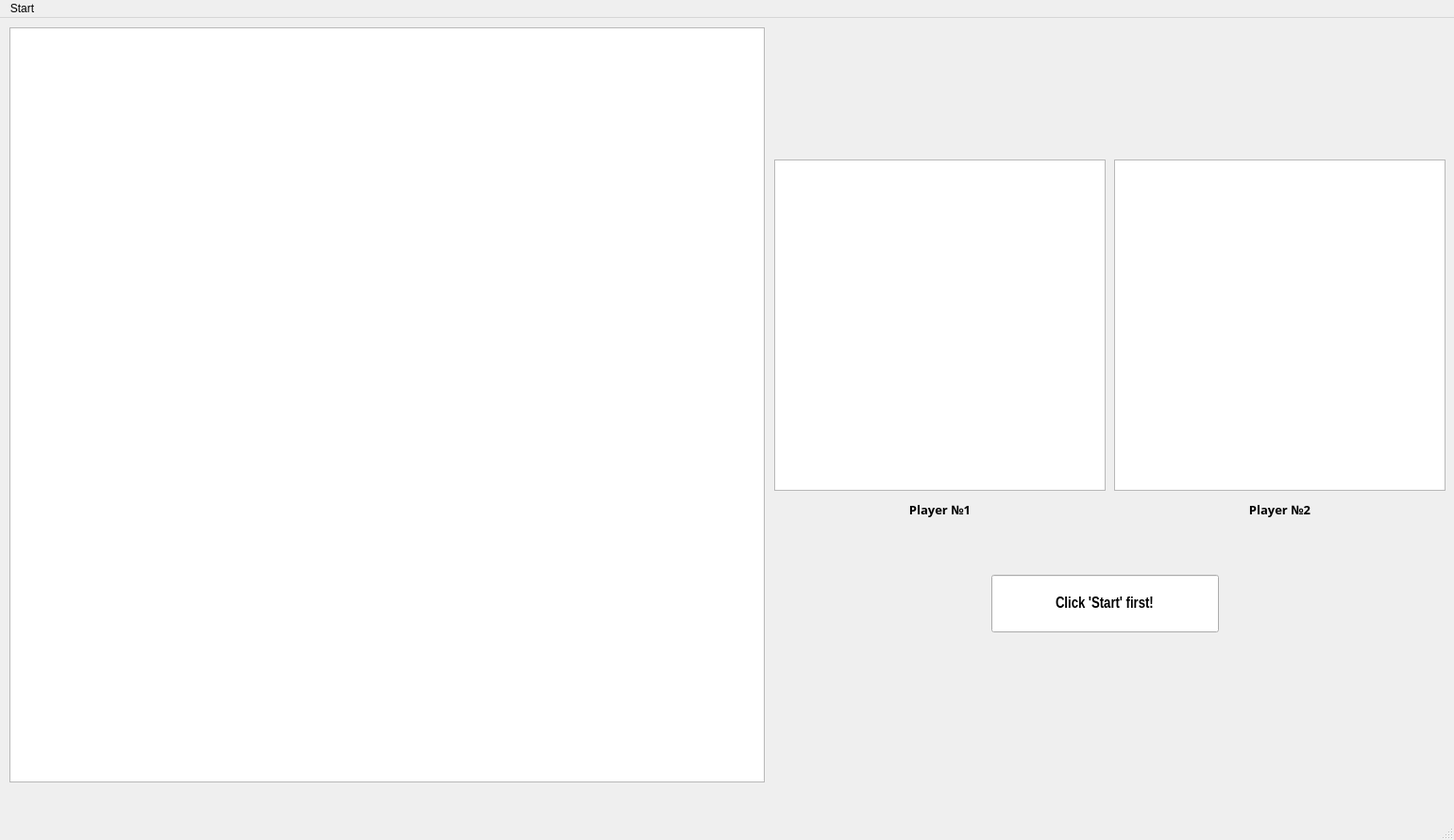
<?xml version="1.0" encoding="UTF-8"?>
<ui version="4.0">
 <class>MainWindow</class>
 <widget class="QMainWindow" name="MainWindow">
  <property name="geometry">
   <rect>
    <x>0</x>
    <y>0</y>
    <width>1540</width>
    <height>890</height>
   </rect>
  </property>
  <property name="minimumSize">
   <size>
    <width>1540</width>
    <height>890</height>
   </size>
  </property>
  <property name="windowTitle">
   <string>Chess Game</string>
  </property>
  <property name="windowIcon">
   <iconset resource="../Arch/resources/resources.qrc">
    <normaloff>:/pieces/yellow/k</normaloff>:/pieces/yellow/k</iconset>
  </property>
  <widget class="QWidget" name="centralwidget">
   <widget class="QGraphicsView" name="board">
    <property name="geometry">
     <rect>
      <x>10</x>
      <y>10</y>
      <width>800</width>
      <height>800</height>
     </rect>
    </property>
    <property name="sizePolicy">
     <sizepolicy hsizetype="Fixed" vsizetype="Fixed">
      <horstretch>0</horstretch>
      <verstretch>0</verstretch>
     </sizepolicy>
    </property>
    <property name="font">
     <font>
      <stylestrategy>NoAntialias</stylestrategy>
     </font>
    </property>
    <property name="autoFillBackground">
     <bool>false</bool>
    </property>
    <property name="verticalScrollBarPolicy">
     <enum>Qt::ScrollBarAlwaysOff</enum>
    </property>
    <property name="horizontalScrollBarPolicy">
     <enum>Qt::ScrollBarAlwaysOff</enum>
    </property>
    <property name="sizeAdjustPolicy">
     <enum>QAbstractScrollArea::AdjustIgnored</enum>
    </property>
    <property name="backgroundBrush">
     <brush brushstyle="NoBrush">
      <color alpha="255">
       <red>0</red>
       <green>0</green>
       <blue>0</blue>
      </color>
     </brush>
    </property>
   </widget>
   <widget class="QGraphicsView" name="clock1">
    <property name="geometry">
     <rect>
      <x>820</x>
      <y>150</y>
      <width>351</width>
      <height>351</height>
     </rect>
    </property>
    <property name="sizePolicy">
     <sizepolicy hsizetype="Fixed" vsizetype="Fixed">
      <horstretch>0</horstretch>
      <verstretch>0</verstretch>
     </sizepolicy>
    </property>
    <property name="cursor" stdset="0">
     <cursorShape>PointingHandCursor</cursorShape>
    </property>
    <property name="verticalScrollBarPolicy">
     <enum>Qt::ScrollBarAlwaysOff</enum>
    </property>
    <property name="horizontalScrollBarPolicy">
     <enum>Qt::ScrollBarAlwaysOff</enum>
    </property>
    <property name="sizeAdjustPolicy">
     <enum>QAbstractScrollArea::AdjustToContents</enum>
    </property>
   </widget>
   <widget class="QGraphicsView" name="clock2">
    <property name="geometry">
     <rect>
      <x>1180</x>
      <y>150</y>
      <width>351</width>
      <height>351</height>
     </rect>
    </property>
    <property name="sizePolicy">
     <sizepolicy hsizetype="Fixed" vsizetype="Fixed">
      <horstretch>0</horstretch>
      <verstretch>0</verstretch>
     </sizepolicy>
    </property>
    <property name="cursor" stdset="0">
     <cursorShape>PointingHandCursor</cursorShape>
    </property>
    <property name="verticalScrollBarPolicy">
     <enum>Qt::ScrollBarAlwaysOff</enum>
    </property>
    <property name="horizontalScrollBarPolicy">
     <enum>Qt::ScrollBarAlwaysOff</enum>
    </property>
    <property name="sizeAdjustPolicy">
     <enum>QAbstractScrollArea::AdjustToContents</enum>
    </property>
    <property name="backgroundBrush">
     <brush brushstyle="NoBrush">
      <color alpha="255">
       <red>0</red>
       <green>0</green>
       <blue>0</blue>
      </color>
     </brush>
    </property>
   </widget>
   <widget class="QLineEdit" name="input">
    <property name="geometry">
     <rect>
      <x>1050</x>
      <y>590</y>
      <width>241</width>
      <height>61</height>
     </rect>
    </property>
    <property name="sizePolicy">
     <sizepolicy hsizetype="Fixed" vsizetype="Fixed">
      <horstretch>0</horstretch>
      <verstretch>0</verstretch>
     </sizepolicy>
    </property>
    <property name="font">
     <font>
      <family>Arial Narrow</family>
      <pointsize>12</pointsize>
      <weight>75</weight>
      <italic>false</italic>
      <bold>true</bold>
      <underline>false</underline>
     </font>
    </property>
    <property name="inputMask">
     <string/>
    </property>
    <property name="text">
     <string>Click 'Start' first!</string>
    </property>
    <property name="alignment">
     <set>Qt::AlignCenter</set>
    </property>
    <property name="readOnly">
     <bool>true</bool>
    </property>
    <property name="placeholderText">
     <string/>
    </property>
   </widget>
   <widget class="QLabel" name="label1">
    <property name="geometry">
     <rect>
      <x>820</x>
      <y>500</y>
      <width>351</width>
      <height>41</height>
     </rect>
    </property>
    <property name="sizePolicy">
     <sizepolicy hsizetype="Fixed" vsizetype="Fixed">
      <horstretch>0</horstretch>
      <verstretch>0</verstretch>
     </sizepolicy>
    </property>
    <property name="font">
     <font>
      <family>Gadugi</family>
      <pointsize>10</pointsize>
      <weight>75</weight>
      <bold>true</bold>
     </font>
    </property>
    <property name="text">
     <string>Player №1</string>
    </property>
    <property name="alignment">
     <set>Qt::AlignCenter</set>
    </property>
   </widget>
   <widget class="QLabel" name="label2">
    <property name="geometry">
     <rect>
      <x>1180</x>
      <y>500</y>
      <width>351</width>
      <height>41</height>
     </rect>
    </property>
    <property name="sizePolicy">
     <sizepolicy hsizetype="Fixed" vsizetype="Fixed">
      <horstretch>0</horstretch>
      <verstretch>0</verstretch>
     </sizepolicy>
    </property>
    <property name="font">
     <font>
      <family>Gadugi</family>
      <pointsize>10</pointsize>
      <weight>75</weight>
      <bold>true</bold>
     </font>
    </property>
    <property name="text">
     <string>Player №2</string>
    </property>
    <property name="alignment">
     <set>Qt::AlignCenter</set>
    </property>
   </widget>
   <widget class="QLabel" name="errors">
    <property name="geometry">
     <rect>
      <x>820</x>
      <y>660</y>
      <width>701</width>
      <height>91</height>
     </rect>
    </property>
    <property name="sizePolicy">
     <sizepolicy hsizetype="Fixed" vsizetype="Fixed">
      <horstretch>0</horstretch>
      <verstretch>0</verstretch>
     </sizepolicy>
    </property>
    <property name="styleSheet">
     <string notr="true">color: rgb(227, 11, 92)</string>
    </property>
    <property name="inputMethodHints">
     <set>Qt::ImhNone</set>
    </property>
    <property name="text">
     <string/>
    </property>
    <property name="textFormat">
     <enum>Qt::PlainText</enum>
    </property>
    <property name="scaledContents">
     <bool>false</bool>
    </property>
    <property name="alignment">
     <set>Qt::AlignHCenter|Qt::AlignTop</set>
    </property>
    <property name="wordWrap">
     <bool>true</bool>
    </property>
    <property name="textInteractionFlags">
     <set>Qt::TextSelectableByMouse</set>
    </property>
   </widget>
  </widget>
  <widget class="QMenuBar" name="menubar">
   <property name="geometry">
    <rect>
     <x>0</x>
     <y>0</y>
     <width>1540</width>
     <height>22</height>
    </rect>
   </property>
   <widget class="QMenu" name="options">
    <property name="title">
     <string>Start</string>
    </property>
    <addaction name="startGame"/>
   </widget>
   <addaction name="options"/>
  </widget>
  <widget class="QStatusBar" name="statusbar"/>
  <action name="startGame">
   <property name="text">
    <string>Start new game</string>
   </property>
  </action>
 </widget>
 <resources>
  <include location="../Arch/resources/resources.qrc"/>
 </resources>
 <connections/>
</ui>
